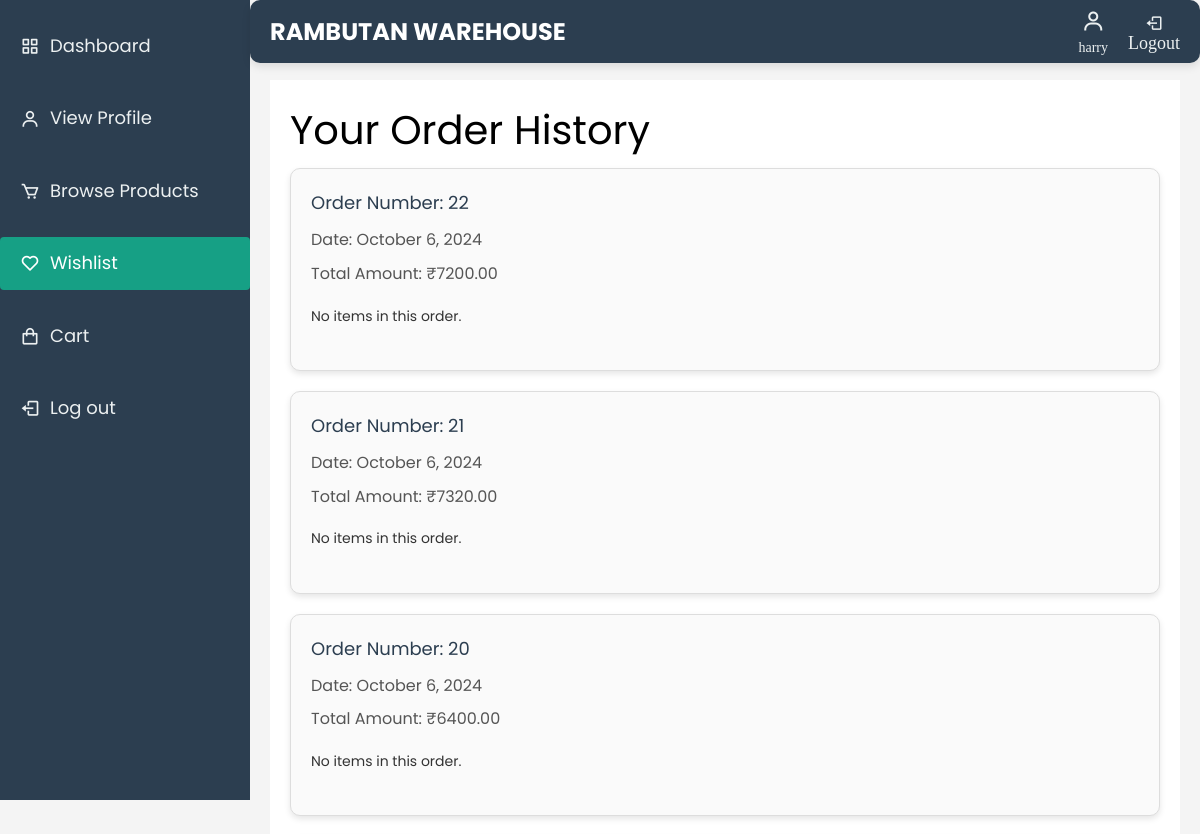
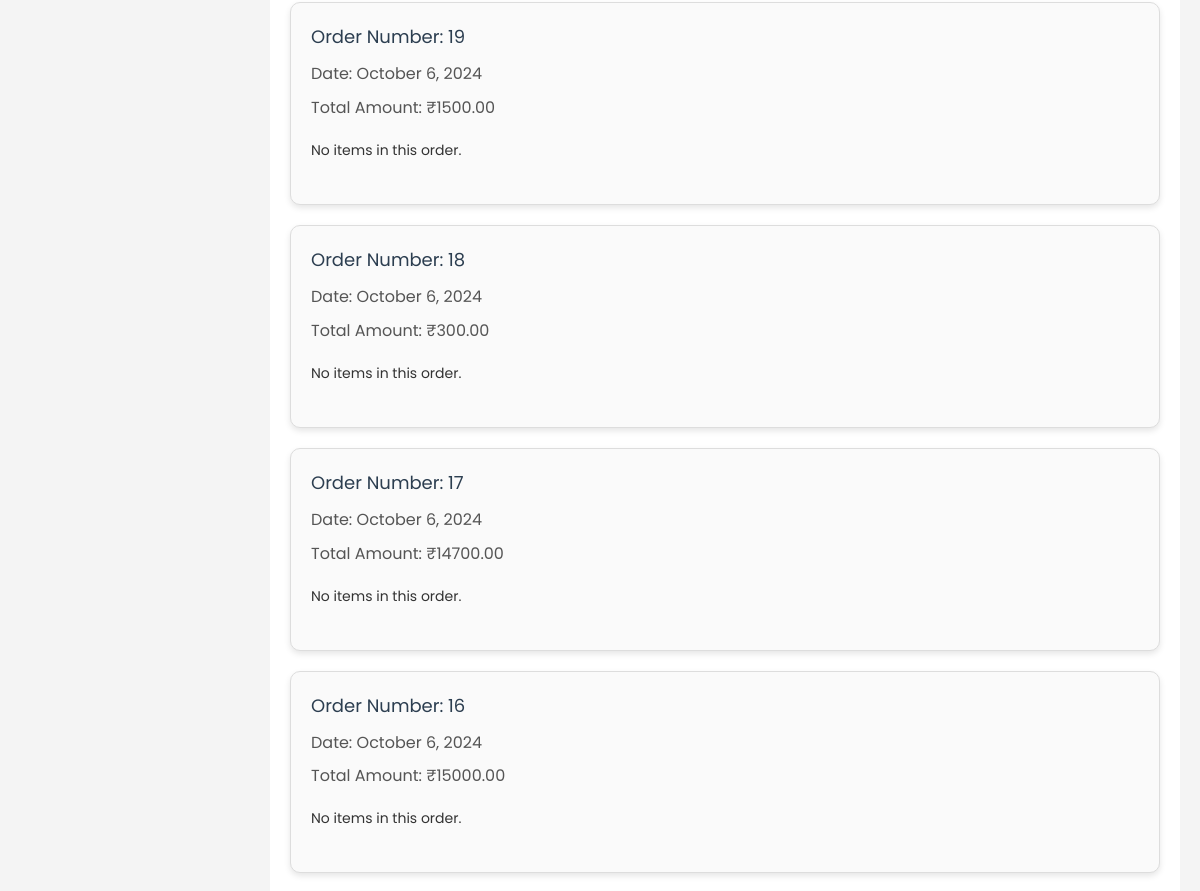
Before: /order_history/ (signed in, upper part) with the older database file (2 pictures, top to bottom).
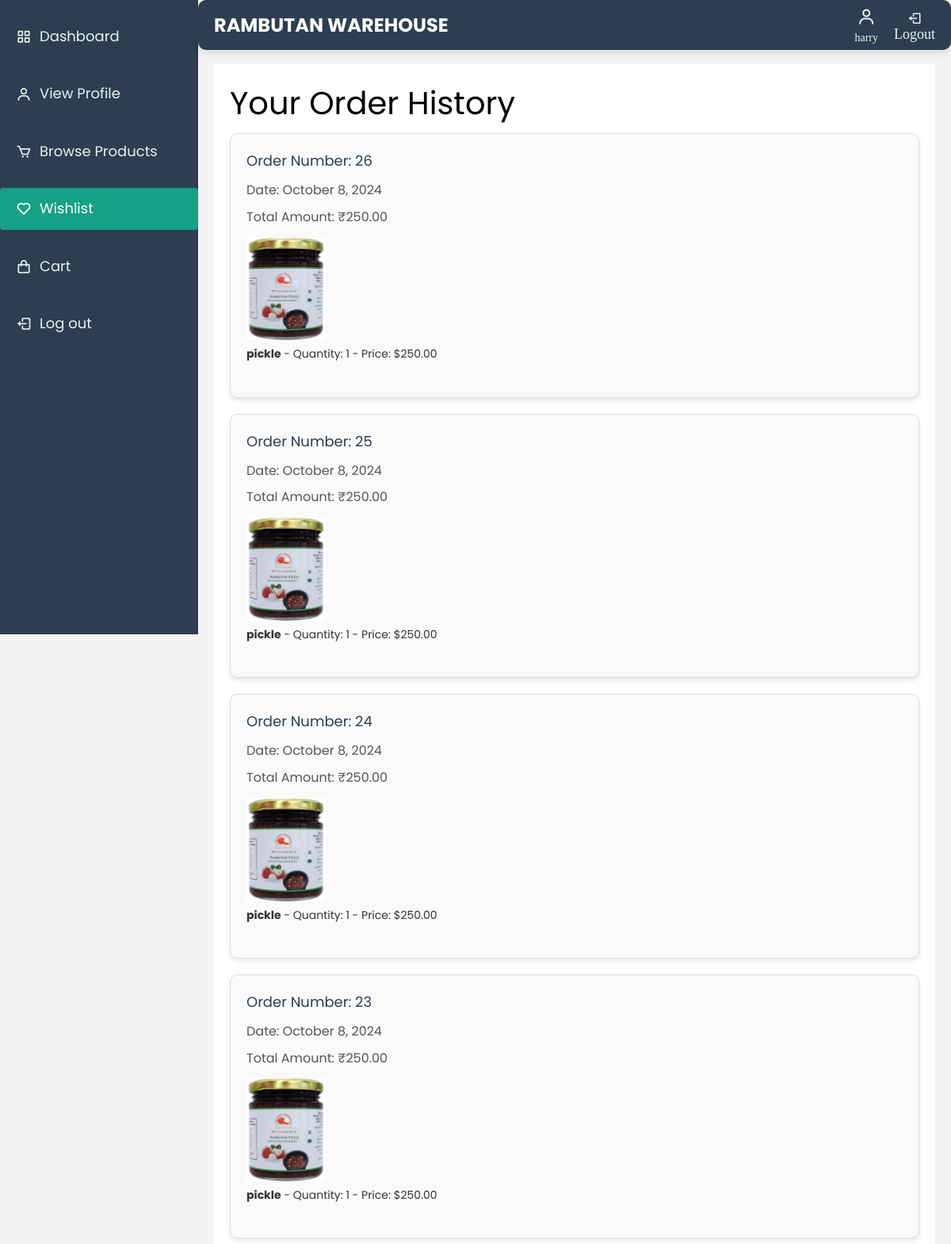
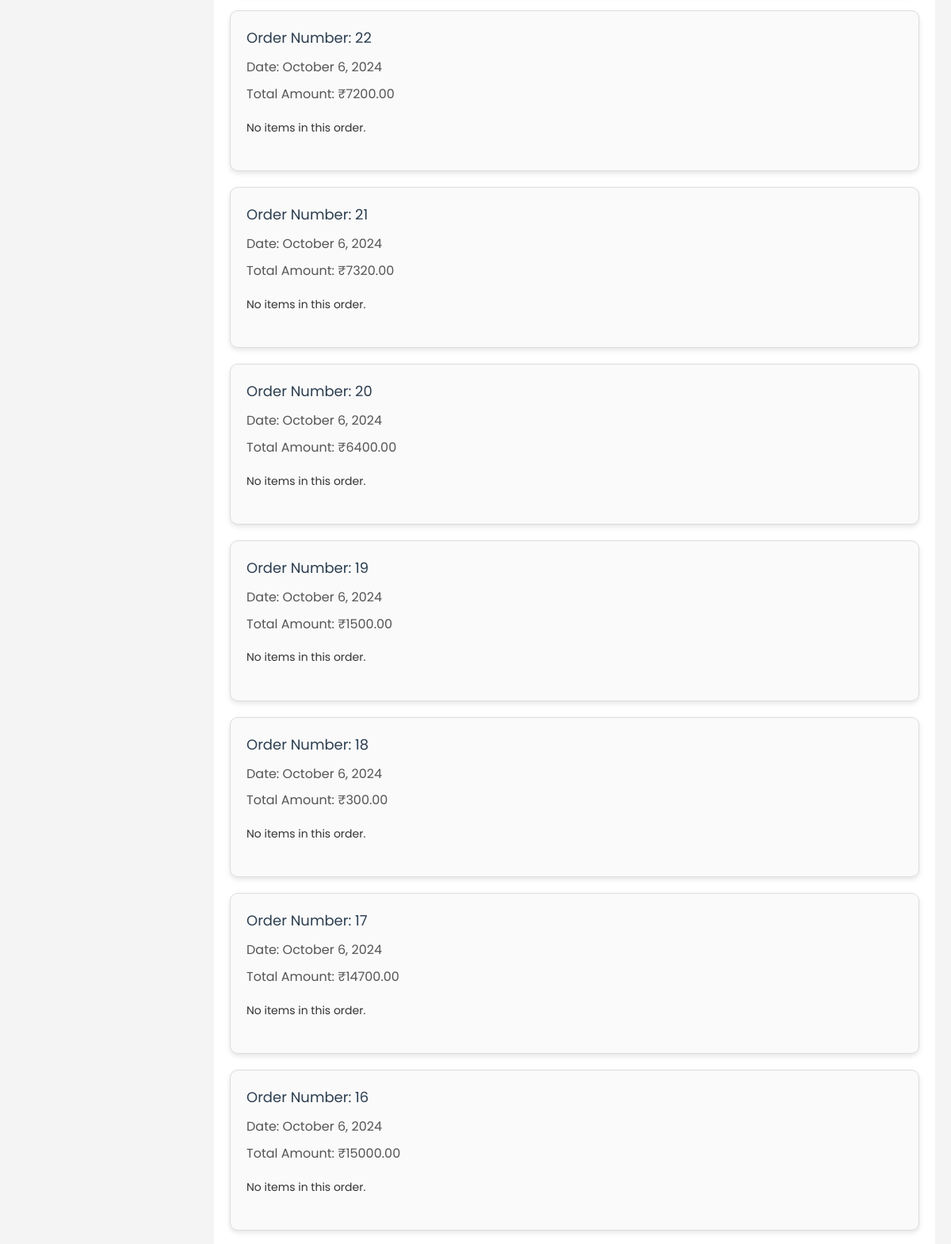
After: the same page with the newer database file (2 pictures, top to bottom).
### warehouse/models.py (models this page shows, shortened)
class Order(models.Model):
    billing_detail = models.ForeignKey(BillingDetail, on_delete=models.CASCADE, related_name='orders')
    user = models.ForeignKey(settings.AUTH_USER_MODEL, on_delete=models.CASCADE, related_name='orders')
    total_amount = models.DecimalField(max_digits=10, decimal_places=2)
    payment_method = models.CharField(max_length=50)
    order_number = models.AutoField(primary_key=True)
    created_at = models.DateTimeField(auto_now_add=True)
    class Meta:
        ordering = ['-created_at']

class OrderItem(models.Model):
    order = models.ForeignKey(Order, on_delete=models.CASCADE, related_name='items')
    rambutan_post = models.ForeignKey(RambutanPost, on_delete=models.CASCADE, related_name='items')
    quantity = models.PositiveIntegerField(default=1)
    price = models.DecimalField(max_digits=10, decimal_places=2)

class RambutanPost(models.Model):
    farmer = models.ForeignKey('FarmerDetails', on_delete=models.CASCADE, related_name='rambutan_posts')
    name = models.CharField(max_length=255)
    variety = models.CharField(max_length=100)
    quantity = models.PositiveIntegerField()
    quantity_left = models.PositiveIntegerField(default=0)  # Quantity left after sales
    price_per_kg = models.DecimalField(max_digits=10, decimal_places=2)
    image = models.ImageField(upload_to='rambutan_images/', blank=True, null=True)
    description = models.TextField(blank=True, null=True)
    created_at = models.DateTimeField(auto_now_add=True)
    is_available = models.BooleanField(default=True)  # Whether the post is still available

### warehouse/views.py (the view)
# urls.py: path('order_history/', order_history, name='order_history'),
@login_required
def order_history(request):
    orders = Order.objects.filter(user=request.user).prefetch_related('items')
    return render(request, 'order_history.html', {
        'orders': orders
    })

### warehouse/templates/order_history.html (shortened to what the changed rows need)
{% load static %}
<!DOCTYPE html>
<html lang="en" dir="ltr">
<head>
    <link href='https://unpkg.com/boxicons@2.0.7/css/boxicons.min.css' rel='stylesheet'>
    <link href="https://cdn.jsdelivr.net/npm/sweetalert2@11/dist/sweetalert2.min.css" rel="stylesheet">
    <link rel="stylesheet" href="{% static 'css/open-iconic-bootstrap.min.css' %}">
    <link rel="stylesheet" href="{% static 'css/animate.css' %}">
    <link rel="stylesheet" href="{% static 'css/owl.carousel.min.css' %}">
    <link rel="stylesheet" href="{% static 'css/owl.theme.default.min.css' %}">
    <link rel="stylesheet" href="{% static 'css/magnific-popup.css' %}">
    <link rel="stylesheet" href="{% static 'css/aos.css' %}">
    <link rel="stylesheet" href="{% static 'css/ionicons.min.css' %}">
    <link rel="stylesheet" href="{% static 'css/bootstrap-datepicker.css' %}">
    <link rel="stylesheet" href="{% static 'css/jquery.timepicker.css' %}">
    <link rel="stylesheet" href="{% static 'css/flaticon.css' %}">
    <link rel="stylesheet" href="{% static 'css/icomoon.css' %}">
    <link rel="stylesheet" href="{% static 'css/style.css' %}">
</head>
<body>
    <section class="home-section">
    <div class="main-content">
        <h1>Your Order History</h1>
        {% if orders %}
            <div class="order-listing">
                {% for order in orders %}
                    <div class="order-card">
                        <h3>Order Number: {{ order.order_number }}</h3>
                        <p>Date: {{ order.created_at|date:"F j, Y" }}</p>
                        <p>Total Amount: ₹{{ order.total_amount }}</p>
                        <ul class="order-items">
                            {% for item in order.items.all %}
                                <img src="{% if item.rambutan_post.image %}/media/{{ item.rambutan_post.image }}{% endif %}" alt="{{ product.name }}" width="100px">
                                <li><span>{{ item.rambutan_post.name }}</span> - Quantity: {{ item.quantity }} - Price: ${{ item.price }}</li>
                            {% empty %}
                                <li>No items in this order.</li>
                            {% endfor %}
                        </ul>
                    </div>
                {% endfor %}
            </div>
        {% else %}
            <p class="no-orders">You have not placed any orders yet.</p>
        {% endif %}
    </div>
    </section>
</body>
</html>

Changed rows visible on the page:
added Order: order_number "26", created_at "October 8, 2024", total_amount "250.00"
added OrderItem: rambutan_post.image (picture), rambutan_post.name "pickle", quantity "1", price "250.00", shown under "26"
added Order: order_number "25", created_at "October 8, 2024", total_amount "250.00"
added OrderItem: rambutan_post.image (picture), rambutan_post.name "pickle", quantity "1", price "250.00", shown under "25"
added Order: order_number "24", created_at "October 8, 2024", total_amount "250.00"
added OrderItem: rambutan_post.image (picture), rambutan_post.name "pickle", quantity "1", price "250.00", shown under "24"
added Order: order_number "23", created_at "October 8, 2024", total_amount "250.00"
added OrderItem: rambutan_post.image (picture), rambutan_post.name "pickle", quantity "1", price "250.00", shown under "23"
